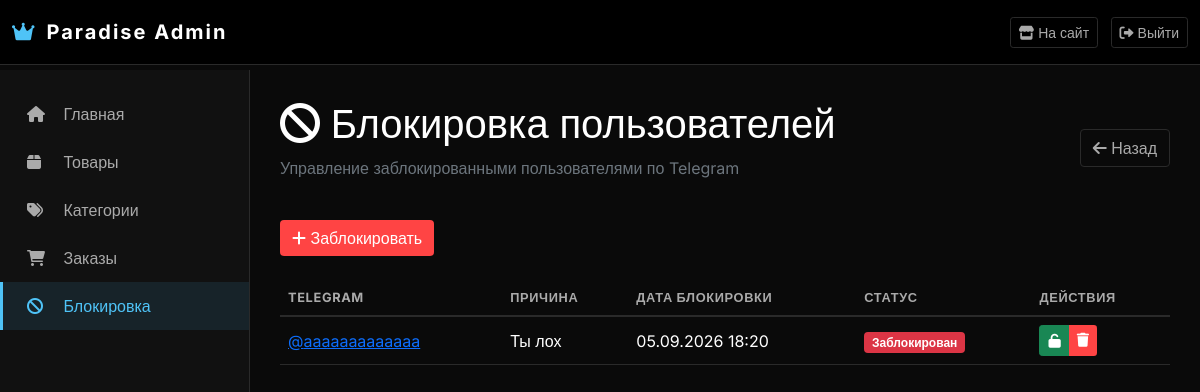
Before: /dashboard/blocked/ (signed in) with the older database file.
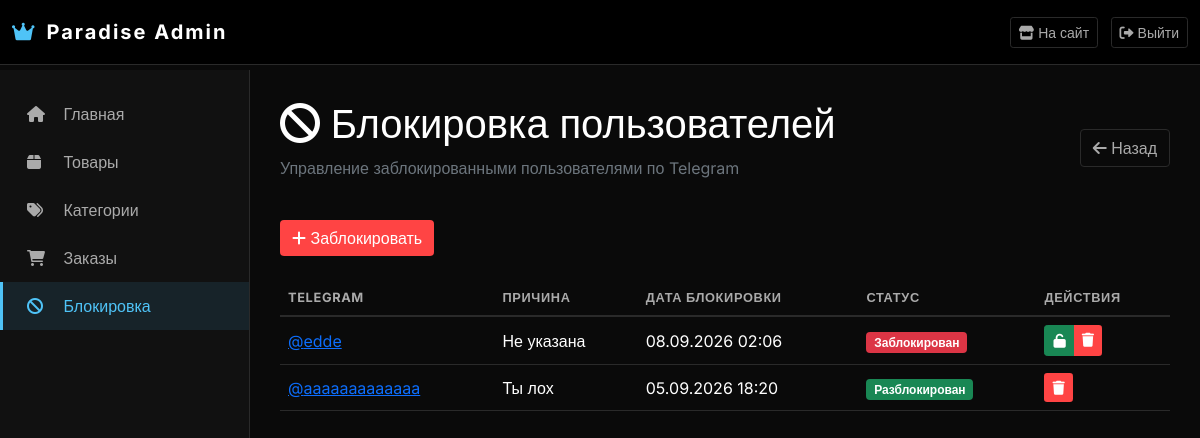
After: the same page with the newer database file.
### paradise/catalog/models.py (models this page shows, shortened)
class BlockedUser(models.Model):
    telegram = models.CharField('Telegram-ник', max_length=100, unique=True)
    reason = models.TextField('Причина блокировки', blank=True)
    blocked_at = models.DateTimeField('Дата блокировки', auto_now_add=True)
    is_active = models.BooleanField('Активна', default=True)  # можно временно отключить
    class Meta:
        verbose_name = 'Заблокированный пользователь'
        verbose_name_plural = 'Заблокированные пользователи'
        ordering = ['-blocked_at']

### paradise/dashboard/views.py (the view)
# urls.py: path('blocked/', views.blocked_users_list, name='blocked_users'),
@login_required(login_url='dashboard:login')
@user_passes_test(is_admin, login_url='dashboard:login')
def blocked_users_list(request):
    blocked_users = BlockedUser.objects.all().order_by('-blocked_at')
    return render(request, 'dashboard/blocked_users.html', {
        'blocked_users': blocked_users,
        'title': 'Блокировка пользователей'
    })

### paradise/cart/context_processors.py (called while the page is built)
def cart(request):
    session_key = request.session.session_key
    if not session_key:
        request.session.create()
        session_key = request.session.session_key
    cart_items = CartItem.objects.filter(session_key=session_key)
    total_items = sum(item.quantity for item in cart_items)
    total_price = sum(item.get_total_price() for item in cart_items)
    return {
        'cart_items': cart_items,
        'cart_total_items': total_items,
        'cart_total_price': total_price,
    }

### paradise/catalog/context_processors.py (called while the page is built)
def categories(request):
    return {
        'categories': Category.objects.filter(is_active=True)
    }

### paradise/dashboard/views.py (called while the page is built)
def is_admin(user):
    return user.is_staff or user.is_superuser

### paradise/dashboard/templates/dashboard/blocked_users.html (shortened to what this page needs)
{% extends 'dashboard/base.html' %}
{% block content %}
<div class="d-flex justify-content-between align-items-center mb-4">
    <div>
        <h1><i class="fas fa-ban"></i> Блокировка пользователей</h1>
        <p class="text-muted">Управление заблокированными пользователями по Telegram</p>
    </div>
    <a href="{% url 'dashboard:index' %}" class="btn btn-outline-light">
        <i class="fas fa-arrow-left"></i> Назад
    </a>
</div>
<div class="mb-4">
    <a href="{% url 'dashboard:blocked_user_create' %}" class="btn btn-danger">
        <i class="fas fa-plus"></i> Заблокировать
    </a>
</div>
<div class="table-responsive">
    <table class="table table-hover">
        <thead>
            <tr>
                <th>Telegram</th>
                <th>Причина</th>
                <th>Дата блокировки</th>
                <th>Статус</th>
                <th>Действия</th>
            </tr>
        </thead>
        <tbody>
            {% for user in blocked_users %}
            <tr>
                <td>
                    <a href="https://t.me/{{ user.telegram }}" target="_blank">
                        @{{ user.telegram }}
                    </a>
                </td>
                <td>{{ user.reason|default:"Не указана" }}</td>
                <td>{{ user.blocked_at|date:"d.m.Y H:i" }}</td>
                <td>
                    {% if user.is_active %}
                        <span class="badge bg-danger">Заблокирован</span>
                    {% else %}
                        <span class="badge bg-success">Разблокирован</span>
                    {% endif %}
                </td>
                <td>
                    <div class="btn-group btn-group-sm">
                        {% if user.is_active %}
                        <a href="{% url 'dashboard:blocked_user_unblock' user.id %}"
                           class="btn btn-success" title="Разблокировать">
                            <i class="fas fa-unlock"></i>
                        </a>
                        {% endif %}
                        <a href="{% url 'dashboard:blocked_user_delete' user.id %}"
                           class="btn btn-danger" title="Удалить запись"
                           onclick="return confirm('Удалить запись о блокировке?')">
                            <i class="fas fa-trash"></i>
                        </a>
                    </div>
                </td>
            </tr>
            {% endfor %}
        </tbody>
    </table>
</div>
{% endblock %}

Changed rows visible on the page:
added BlockedUser: telegram "edde", reason "Не указана", blocked_at "08.09.2026 02:06", is_active "Заблокирован"
changed BlockedUser "aaaaaaaaaaaaa": is_active "Заблокирован" → "Разблокирован"
